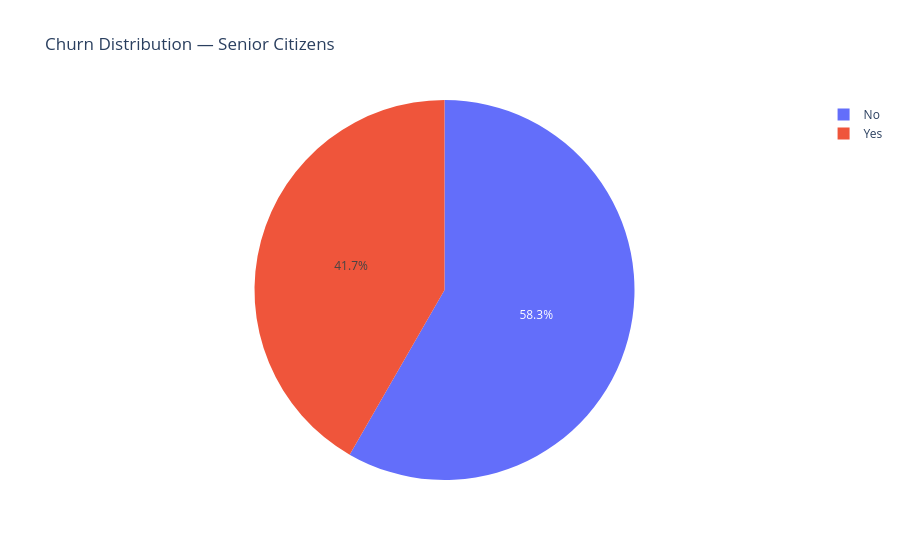
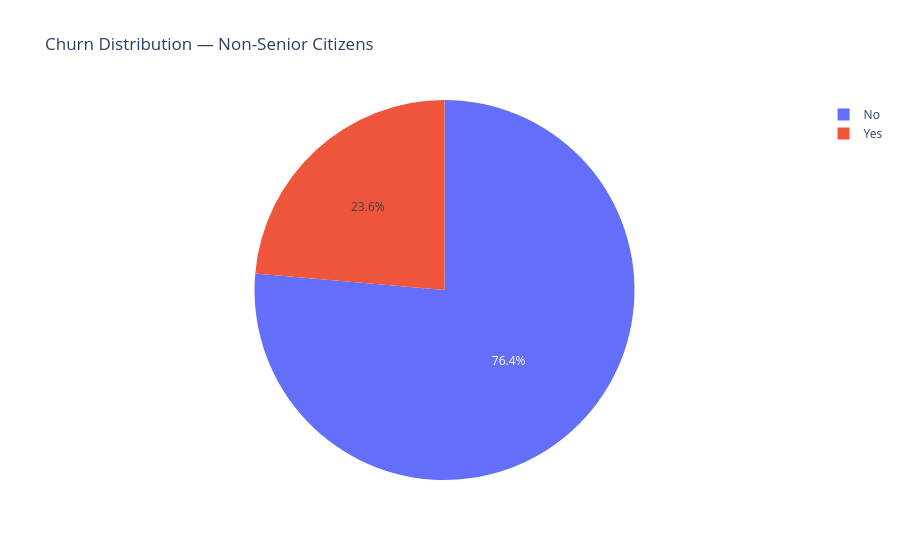

Source (notebook cell) for these figures, in order:
### Code cell
fig_pie_senior = px.pie(seniors, names='Churn', title='Churn Distribution — Senior Citizens')
fig_pie_senior.show()

fig_pie_nonsenior = px.pie(non_seniors, names='Churn', title='Churn Distribution — Non-Senior Citizens')
fig_pie_nonsenior.show()

### Figure 1 — Plotly figure (JSON) as saved in the notebook; plotly's stock layout.template omitted (floating-point values rounded to 4 significant figures; data arrays with more than 128 entries replaced by an {"elided": "..."} marker saying what was removed)
{"data": [{"domain": {"x": [0, 1], "y": [0, 1]}, "hovertemplate": "Churn=%{label}<extra></extra>", "labels": {"elided": "1142 str values"}, "legendgroup": "", "name": "", "showlegend": true, "type": "pie"}], "layout": {"legend": {"tracegroupgap": 0}, "title": {"text": "Churn Distribution — Senior Citizens"}}}

### Figure 2 — Plotly figure (JSON) as saved in the notebook; plotly's stock layout.template omitted (floating-point values rounded to 4 significant figures; data arrays with more than 128 entries replaced by an {"elided": "..."} marker saying what was removed)
{"data": [{"domain": {"x": [0, 1], "y": [0, 1]}, "hovertemplate": "Churn=%{label}<extra></extra>", "labels": {"elided": "5901 str values"}, "legendgroup": "", "name": "", "showlegend": true, "type": "pie"}], "layout": {"legend": {"tracegroupgap": 0}, "title": {"text": "Churn Distribution — Non-Senior Citizens"}}}
